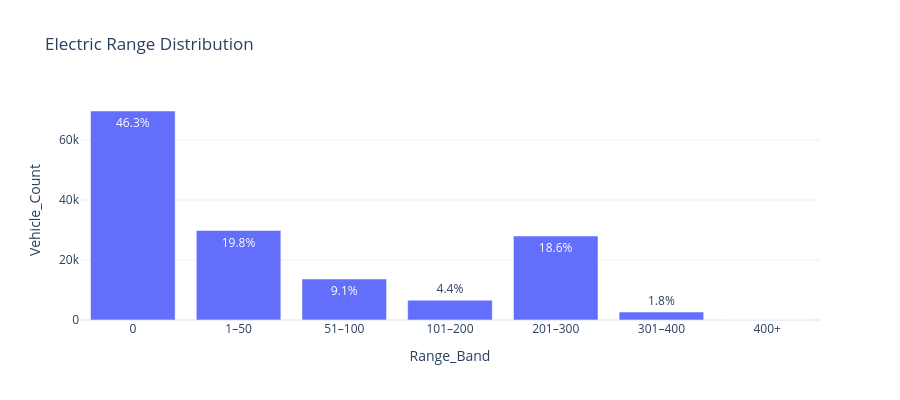

Write notebook code for a chart like this one.
### Markdown cell above
## 9. Row 2 — Visual 5: Electric range distribution

### Code cell
range_summary = (
    analysis_df.groupby("Range_Band", observed=False)
    .agg(Vehicle_Count=("Vehicle_Count","sum"))
    .reset_index()
)
range_summary["Percentage"] = range_summary["Vehicle_Count"]/total*100

fig = px.bar(
    range_summary, x="Range_Band", y="Vehicle_Count",
    text=range_summary["Percentage"].map(lambda x:f"{x:.1f}%"),
    title="Electric Range Distribution"
)
fig.update_layout(template="plotly_white", height=400)
fig.show()

### Figure 1 — Plotly figure (JSON) as saved in the notebook; plotly's stock layout.template omitted (floating-point values rounded to 4 significant figures)
{"data": [{"hovertemplate": "Range_Band=%{x}<br>Vehicle_Count=%{y}<br>text=%{text}<extra></extra>", "legendgroup": "", "marker": {"color": "#636efa", "pattern": {"shape": ""}}, "name": "", "orientation": "v", "showlegend": false, "text": ["46.3%", "19.8%", "9.1%", "4.4%", "18.6%", "1.8%", "0.0%"], "textposition": "auto", "type": "bar", "x": ["0", "1–50", "51–100", "101–200", "201–300", "301–400", "400+"], "xaxis": "x", "y": [69698, 29844, 13658, 6613, 28010, 2659, 0], "yaxis": "y"}], "layout": {"barmode": "relative", "height": 400, "legend": {"tracegroupgap": 0}, "title": {"text": "Electric Range Distribution"}, "xaxis": {"anchor": "y", "domain": [0, 1], "title": {"text": "Range_Band"}}, "yaxis": {"anchor": "x", "domain": [0, 1], "title": {"text": "Vehicle_Count"}}}}
